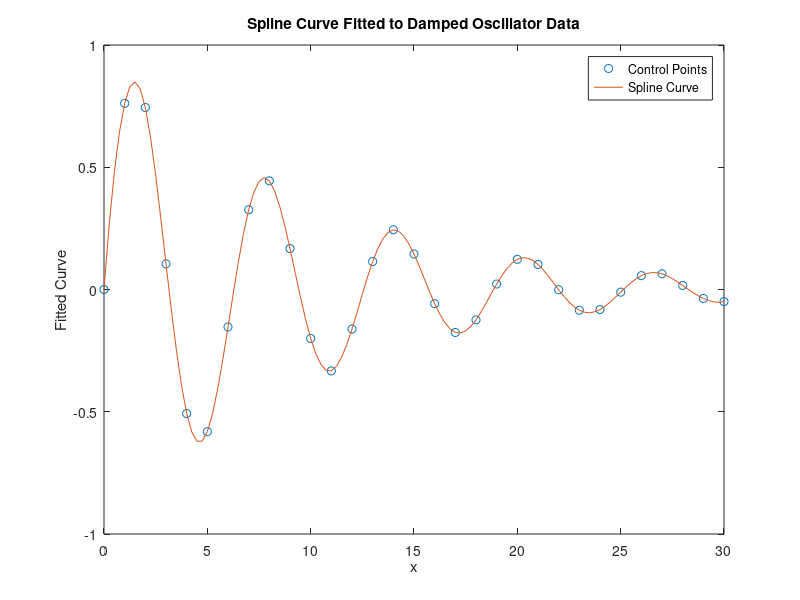

The MATLAB script that drew this image:
% Spline Curve Fitting on Damped Oscillator

% Clearing all variables and Plots
clc;
clear;
close all;

% Creating Control Points
x = 0:30;
a = .1;
y = exp(-a * x) .* sin(x);

% Generating Data points to map spline function
xx = 0:.25:30;
yy = spline(x, y, xx);

% Plotting Spline Function
p1 = plot(x, y, 'o');
hold on;
p2 = plot(xx, yy);
legend([p1, p2], 'Control Points', 'Spline Curve');
title("Spline Curve Fitted to Damped Oscillator Data");
xlabel('x');
ylabel("Fitted Curve");